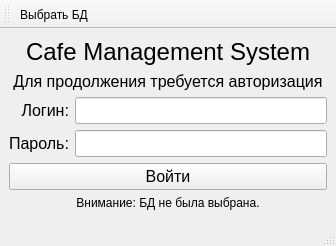
<?xml version="1.0" encoding="UTF-8"?>
<ui version="4.0">
 <class>MainWindow</class>
 <widget class="QMainWindow" name="MainWindow">
  <property name="geometry">
   <rect>
    <x>0</x>
    <y>0</y>
    <width>336</width>
    <height>246</height>
   </rect>
  </property>
  <property name="windowTitle">
   <string>MainWindow</string>
  </property>
  <widget class="QWidget" name="centralwidget">
   <layout class="QVBoxLayout" name="verticalLayout">
    <item>
     <widget class="QLabel" name="label">
      <property name="sizePolicy">
       <sizepolicy hsizetype="Preferred" vsizetype="Fixed">
        <horstretch>0</horstretch>
        <verstretch>0</verstretch>
       </sizepolicy>
      </property>
      <property name="font">
       <font>
        <pointsize>18</pointsize>
       </font>
      </property>
      <property name="text">
       <string>Cafe Management System</string>
      </property>
      <property name="alignment">
       <set>Qt::AlignCenter</set>
      </property>
     </widget>
    </item>
    <item>
     <widget class="QLabel" name="label_2">
      <property name="sizePolicy">
       <sizepolicy hsizetype="Preferred" vsizetype="Fixed">
        <horstretch>0</horstretch>
        <verstretch>0</verstretch>
       </sizepolicy>
      </property>
      <property name="font">
       <font>
        <pointsize>12</pointsize>
       </font>
      </property>
      <property name="text">
       <string>Для продолжения требуется авторизация</string>
      </property>
      <property name="alignment">
       <set>Qt::AlignCenter</set>
      </property>
     </widget>
    </item>
    <item>
     <layout class="QGridLayout" name="gridLayout">
      <item row="1" column="0">
       <widget class="QLabel" name="label_4">
        <property name="font">
         <font>
          <pointsize>12</pointsize>
         </font>
        </property>
        <property name="text">
         <string>Пароль:</string>
        </property>
        <property name="alignment">
         <set>Qt::AlignRight|Qt::AlignTrailing|Qt::AlignVCenter</set>
        </property>
       </widget>
      </item>
      <item row="0" column="1">
       <widget class="QLineEdit" name="leLogin">
        <property name="font">
         <font>
          <pointsize>12</pointsize>
         </font>
        </property>
       </widget>
      </item>
      <item row="0" column="0">
       <widget class="QLabel" name="label_3">
        <property name="font">
         <font>
          <pointsize>12</pointsize>
         </font>
        </property>
        <property name="text">
         <string>Логин:</string>
        </property>
        <property name="alignment">
         <set>Qt::AlignRight|Qt::AlignTrailing|Qt::AlignVCenter</set>
        </property>
       </widget>
      </item>
      <item row="1" column="1">
       <widget class="QLineEdit" name="lePassword">
        <property name="font">
         <font>
          <pointsize>12</pointsize>
         </font>
        </property>
       </widget>
      </item>
      <item row="2" column="0" colspan="2">
       <widget class="QPushButton" name="btnEnter">
        <property name="font">
         <font>
          <pointsize>12</pointsize>
         </font>
        </property>
        <property name="text">
         <string>Войти</string>
        </property>
       </widget>
      </item>
      <item row="3" column="0" colspan="2">
       <widget class="QLabel" name="labStatusDB">
        <property name="text">
         <string>Внимание: БД не была выбрана.</string>
        </property>
        <property name="alignment">
         <set>Qt::AlignCenter</set>
        </property>
       </widget>
      </item>
     </layout>
    </item>
    <item>
     <spacer name="verticalSpacer">
      <property name="orientation">
       <enum>Qt::Vertical</enum>
      </property>
      <property name="sizeHint" stdset="0">
       <size>
        <width>20</width>
        <height>40</height>
       </size>
      </property>
     </spacer>
    </item>
   </layout>
  </widget>
  <widget class="QStatusBar" name="statusbar"/>
  <widget class="QToolBar" name="toolBar">
   <property name="windowTitle">
    <string>toolBar</string>
   </property>
   <attribute name="toolBarArea">
    <enum>TopToolBarArea</enum>
   </attribute>
   <attribute name="toolBarBreak">
    <bool>false</bool>
   </attribute>
   <addaction name="actionSelectDB"/>
  </widget>
  <action name="actionSelectDB">
   <property name="icon">
    <iconset resource="icons.qrc">
     <normaloff>:/new/prefix1/Resources/icon_DB.png</normaloff>:/new/prefix1/Resources/icon_DB.png</iconset>
   </property>
   <property name="text">
    <string>Выбрать БД</string>
   </property>
  </action>
 </widget>
 <resources>
  <include location="icons.qrc"/>
 </resources>
 <connections/>
</ui>
